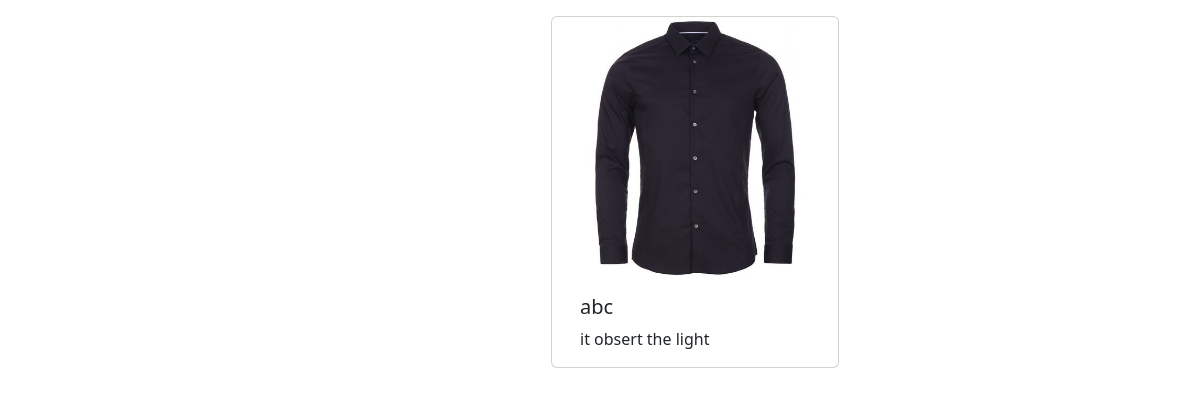
/rec, run on the app's committed database.
### dashboard/models.py (models this page shows, shortened)
class product(models.Model):
    name=models.CharField(max_length=40)
    description=models.CharField(max_length=200,default='')
    image=models.ImageField(upload_to='upload/products/')

### dashboard/views.py (the view)
# urls.py: path('rec',views.rec,name="rec"),
def rec(request):
    products= product.objects.all()
    data={}
    data['products']=products
    return render(request,"dashboard/rec.html",data)

### dashboard/templates/dashboard/rec.html (shortened to what this page needs)
<!doctype html>
<html lang="en">
  <head>
    <link href="https://cdn.jsdelivr.net/npm/bootstrap@5.2.0-beta1/dist/css/bootstrap.min.css" rel="stylesheet">
  </head>
  <body>
    <div class="container mt-3">
     <div class="row">
     <div class="col-lg-2 mx-auto">
     </div>
    <div id='product' class="col-lg-10 mx-auto">
     <div class="row mx-auto">
     {% for product in products%}
       <a href="https://forms.gle/XjAoMkShBRznFf5GA">
        <div class="card mx-auto mb-3" style="width: 18rem;">
  <img src="{{product.image.url}}" class="card-img-top" alt="...">
  </a>
  <div class="card-body">
    <h5 class="card-title">{{product.name}}</h5>
    <p class="card-text">{{product.description}}</p>
  </div>
</div>
    {% endfor %}
    </div>
    </div>
    </div>
  </body>
</html>

### data on the page
product: image (picture), name "abc", description "it obsert the light"
